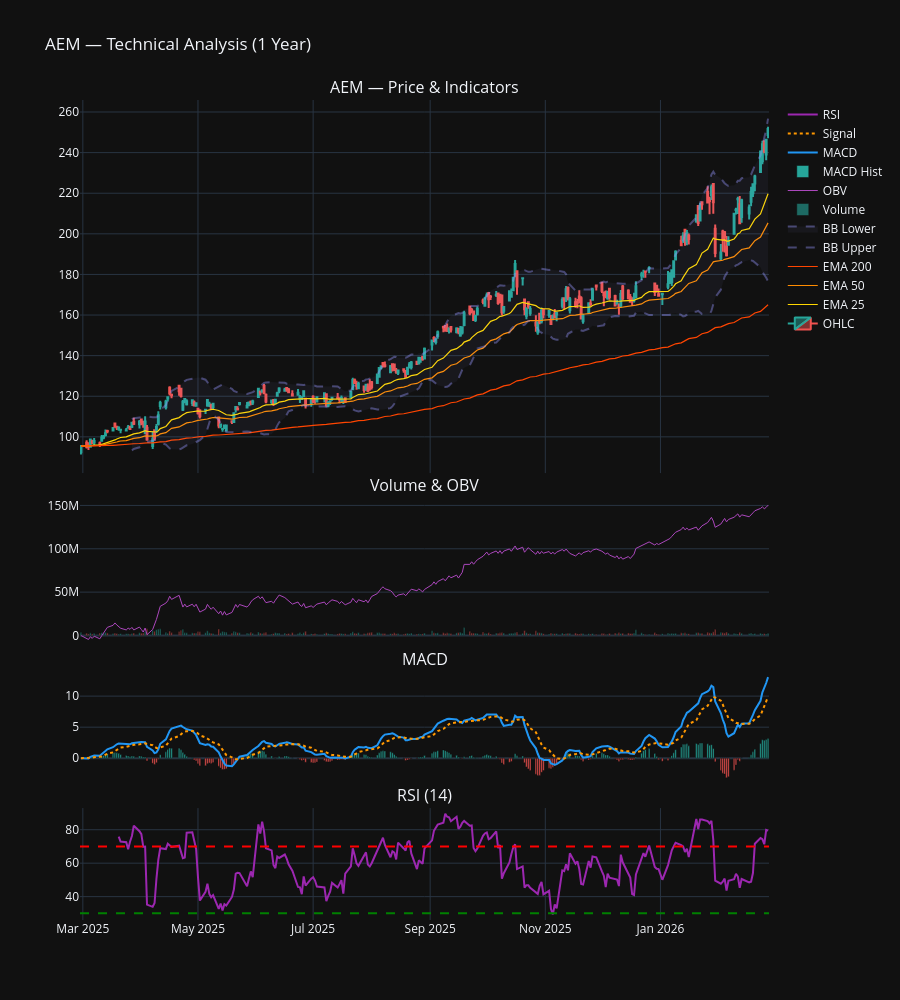

The cell this chart's notebook holds for it:
### Markdown cell above
---
## 📈 Section 2: Technical Analysis (1-Year Price Chart)
*OHLCV candlestick chart with EMA 25/50/200, Bollinger Bands, MACD, RSI, Volume.*

### Code cell
def compute_technical_indicators(df: pd.DataFrame) -> pd.DataFrame:
    """Compute standard technical indicators on OHLCV DataFrame."""
    if df.empty:
        return df
    df = df.copy()
    close = df["Close"]

    # EMAs
    for n in [25, 50, 200]:
        df[f"EMA_{n}"] = close.ewm(span=n, adjust=False).mean()

    # Bollinger Bands (20, 2σ)
    df["BB_mid"] = close.rolling(20).mean()
    std20 = close.rolling(20).std()
    df["BB_upper"] = df["BB_mid"] + 2 * std20
    df["BB_lower"] = df["BB_mid"] - 2 * std20

    # MACD (12, 26, 9)
    ema12 = close.ewm(span=12, adjust=False).mean()
    ema26 = close.ewm(span=26, adjust=False).mean()
    df["MACD"] = ema12 - ema26
    df["MACD_signal"] = df["MACD"].ewm(span=9, adjust=False).mean()
    df["MACD_hist"] = df["MACD"] - df["MACD_signal"]

    # RSI (14)
    delta = close.diff()
    gain = delta.clip(lower=0).rolling(14).mean()
    loss = (-delta.clip(upper=0)).rolling(14).mean()
    rs = gain / loss.replace(0, np.nan)
    df["RSI"] = 100 - (100 / (1 + rs))

    # ATR
    high_low = df["High"] - df["Low"]
    high_close = (df["High"] - close.shift()).abs()
    low_close = (df["Low"] - close.shift()).abs()
    df["ATR"] = pd.concat([high_low, high_close, low_close], axis=1).max(axis=1).rolling(14).mean()

    # On-Balance Volume
    df["OBV"] = (np.sign(close.diff()) * df["Volume"]).fillna(0).cumsum()

    return df


def plot_technical_analysis(df: pd.DataFrame, ticker: str):
    """Create interactive Plotly technical analysis chart."""
    if df.empty:
        print("⚠️  No price data available for technical analysis")
        return

    df = compute_technical_indicators(df)

    fig = make_subplots(
        rows=4, cols=1,
        shared_xaxes=True,
        row_heights=[0.50, 0.20, 0.15, 0.15],
        vertical_spacing=0.03,
        subplot_titles=(
            f"{ticker} — Price & Indicators",
            "Volume & OBV",
            "MACD",
            "RSI (14)"
        )
    )

    # — Candlestick
    fig.add_trace(go.Candlestick(
        x=df.index, open=df["Open"], high=df["High"],
        low=df["Low"], close=df["Close"],
        name="OHLC", increasing_line_color="#26a69a",
        decreasing_line_color="#ef5350"
    ), row=1, col=1)

    # — EMAs
    for n, color in [(25, "#FFD700"), (50, "#FF8C00"), (200, "#FF4500")]:
        col_name = f"EMA_{n}"
        if col_name in df.columns:
            fig.add_trace(go.Scatter(x=df.index, y=df[col_name],
                name=f"EMA {n}", line=dict(color=color, width=1.2)), row=1, col=1)

    # — Bollinger Bands
    fig.add_trace(go.Scatter(x=df.index, y=df["BB_upper"],
        name="BB Upper", line=dict(color="rgba(150,150,255,0.4)", dash="dash")), row=1, col=1)
    fig.add_trace(go.Scatter(x=df.index, y=df["BB_lower"],
        name="BB Lower", line=dict(color="rgba(150,150,255,0.4)", dash="dash"),
        fill="tonexty", fillcolor="rgba(150,150,255,0.05)"), row=1, col=1)

    # — Volume bars
    colors = ["#26a69a" if c >= o else "#ef5350"
              for c, o in zip(df["Close"], df["Open"])]
    fig.add_trace(go.Bar(x=df.index, y=df["Volume"], name="Volume",
                         marker_color=colors, opacity=0.6), row=2, col=1)
    fig.add_trace(go.Scatter(x=df.index, y=df["OBV"], name="OBV",
                             line=dict(color="#AB47BC", width=1)), row=2, col=1)

    # — MACD
    macd_colors = ["#26a69a" if v >= 0 else "#ef5350" for v in df["MACD_hist"]]
    fig.add_trace(go.Bar(x=df.index, y=df["MACD_hist"], name="MACD Hist",
                         marker_color=macd_colors), row=3, col=1)
    fig.add_trace(go.Scatter(x=df.index, y=df["MACD"], name="MACD",
                             line=dict(color="#2196F3")), row=3, col=1)
    fig.add_trace(go.Scatter(x=df.index, y=df["MACD_signal"], name="Signal",
                             line=dict(color="#FF9800", dash="dot")), row=3, col=1)

    # — RSI
    fig.add_trace(go.Scatter(x=df.index, y=df["RSI"], name="RSI",
                             line=dict(color="#9C27B0")), row=4, col=1)
    fig.add_hline(y=70, line_dash="dash", line_color="red", row=4, col=1)
    fig.add_hline(y=30, line_dash="dash", line_color="green", row=4, col=1)

    fig.update_layout(
        title=f"{ticker} — Technical Analysis (1 Year)",
        template="plotly_dark",
        height=1000,
        showlegend=True,
        xaxis_rangeslider_visible=False
    )
    fig.show()

    # Print technical signals
    last = df.iloc[-1]
    print("\n🔍 Technical Signals (Latest):")
    print(f"  Price: ${last['Close']:.2f}")
    for n in [25, 50, 200]:
        ema_val = last.get(f"EMA_{n}", np.nan)
        signal = "ABOVE ✅" if last["Close"] > ema_val else "BELOW ❌"
        print(f"  EMA {n:3d}: ${ema_val:.2f} → Price {signal}")
    rsi = last.get("RSI", 50)
    rsi_signal = "OVERBOUGHT ⚠️" if rsi > 70 else ("OVERSOLD 💡" if rsi < 30 else "NEUTRAL")
    print(f"  RSI:    {rsi:.1f} → {rsi_signal}")
    macd_signal = "BULLISH 📈" if last.get("MACD", 0) > last.get("MACD_signal", 0) else "BEARISH 📉"
    print(f"  MACD:   {macd_signal}")


plot_technical_analysis(DATA.price_1y, TICKER)

### Figure 1 — Plotly figure (JSON) as saved in the notebook; plotly's stock layout.template omitted (floating-point values rounded to 4 significant figures; data arrays with more than 128 entries replaced by an {"elided": "..."} marker saying what was removed)
{"data": [{"close": {"elided": "251 float values"}, "decreasing": {"line": {"color": "#ef5350"}}, "high": {"elided": "251 float values"}, "increasing": {"line": {"color": "#26a69a"}}, "low": {"elided": "251 float values"}, "name": "OHLC", "open": {"elided": "251 float values"}, "type": "candlestick", "x": {"elided": "251 str values"}, "xaxis": "x", "yaxis": "y"}, {"line": {"color": "#FFD700", "width": 1.2}, "name": "EMA 25", "type": "scatter", "x": {"elided": "251 str values"}, "xaxis": "x", "y": {"elided": "251 float values"}, "yaxis": "y"}, {"line": {"color": "#FF8C00", "width": 1.2}, "name": "EMA 50", "type": "scatter", "x": {"elided": "251 str values"}, "xaxis": "x", "y": {"elided": "251 float values"}, "yaxis": "y"}, {"line": {"color": "#FF4500", "width": 1.2}, "name": "EMA 200", "type": "scatter", "x": {"elided": "251 str values"}, "xaxis": "x", "y": {"elided": "251 float values"}, "yaxis": "y"}, {"line": {"color": "rgba(150,150,255,0.4)", "dash": "dash"}, "name": "BB Upper", "type": "scatter", "x": {"elided": "251 str values"}, "xaxis": "x", "y": {"elided": "251 float values"}, "yaxis": "y"}, {"fill": "tonexty", "fillcolor": "rgba(150,150,255,0.05)", "line": {"color": "rgba(150,150,255,0.4)", "dash": "dash"}, "name": "BB Lower", "type": "scatter", "x": {"elided": "251 str values"}, "xaxis": "x", "y": {"elided": "251 float values"}, "yaxis": "y"}, {"marker": {"color": {"elided": "251 str values"}}, "name": "Volume", "opacity": 0.6, "type": "bar", "x": {"elided": "251 str values"}, "xaxis": "x2", "y": {"elided": "251 int values"}, "yaxis": "y2"}, {"line": {"color": "#AB47BC", "width": 1}, "name": "OBV", "type": "scatter", "x": {"elided": "251 str values"}, "xaxis": "x2", "y": {"elided": "251 float values"}, "yaxis": "y2"}, {"marker": {"color": {"elided": "251 str values"}}, "name": "MACD Hist", "type": "bar", "x": {"elided": "251 str values"}, "xaxis": "x3", "y": {"elided": "251 float values"}, "yaxis": "y3"}, {"line": {"color": "#2196F3"}, "name": "MACD", "type": "scatter", "x": {"elided": "251 str values"}, "xaxis": "x3", "y": {"elided": "251 float values"}, "yaxis": "y3"}, {"line": {"color": "#FF9800", "dash": "dot"}, "name": "Signal", "type": "scatter", "x": {"elided": "251 str values"}, "xaxis": "x3", "y": {"elided": "251 float values"}, "yaxis": "y3"}, {"line": {"color": "#9C27B0"}, "name": "RSI", "type": "scatter", "x": {"elided": "251 str values"}, "xaxis": "x4", "y": {"elided": "251 float values"}, "yaxis": "y4"}], "layout": {"annotations": [{"font": {"size": 16}, "showarrow": false, "text": "AEM — Price & Indicators", "x": 0.5, "xanchor": "center", "xref": "paper", "y": 1, "yanchor": "bottom", "yref": "paper"}, {"font": {"size": 16}, "showarrow": false, "text": "Volume & OBV", "x": 0.5, "xanchor": "center", "xref": "paper", "y": 0.515, "yanchor": "bottom", "yref": "paper"}, {"font": {"size": 16}, "showarrow": false, "text": "MACD", "x": 0.5, "xanchor": "center", "xref": "paper", "y": 0.303, "yanchor": "bottom", "yref": "paper"}, {"font": {"size": 16}, "showarrow": false, "text": "RSI (14)", "x": 0.5, "xanchor": "center", "xref": "paper", "y": 0.1365, "yanchor": "bottom", "yref": "paper"}], "height": 1000, "shapes": [{"line": {"color": "red", "dash": "dash"}, "type": "line", "x0": 0, "x1": 1, "xref": "x4 domain", "y0": 70, "y1": 70, "yref": "y4"}, {"line": {"color": "green", "dash": "dash"}, "type": "line", "x0": 0, "x1": 1, "xref": "x4 domain", "y0": 30, "y1": 30, "yref": "y4"}], "showlegend": true, "title": {"text": "AEM — Technical Analysis (1 Year)"}, "xaxis": {"anchor": "y", "domain": [0, 1], "matches": "x4", "rangeslider": {"visible": false}, "showticklabels": false}, "xaxis2": {"anchor": "y2", "domain": [0, 1], "matches": "x4", "showticklabels": false}, "xaxis3": {"anchor": "y3", "domain": [0, 1], "matches": "x4", "showticklabels": false}, "xaxis4": {"anchor": "y4", "domain": [0, 1]}, "yaxis": {"anchor": "x", "domain": [0.545, 1]}, "yaxis2": {"anchor": "x2", "domain": [0.333, 0.515]}, "yaxis3": {"anchor": "x3", "domain": [0.1665, 0.303]}, "yaxis4": {"anchor": "x4", "domain": [0, 0.1365]}}}
